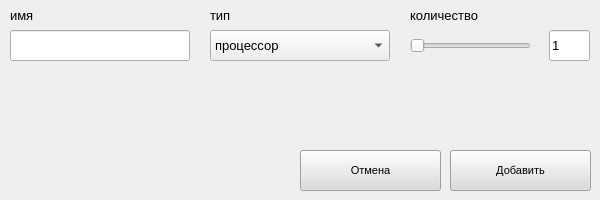
<?xml version="1.0" encoding="UTF-8"?>
<ui version="4.0">
 <class>addComponentWindow</class>
 <widget class="QMainWindow" name="addComponentWindow">
  <property name="geometry">
   <rect>
    <x>0</x>
    <y>0</y>
    <width>600</width>
    <height>200</height>
   </rect>
  </property>
  <property name="minimumSize">
   <size>
    <width>600</width>
    <height>200</height>
   </size>
  </property>
  <property name="maximumSize">
   <size>
    <width>600</width>
    <height>200</height>
   </size>
  </property>
  <property name="windowTitle">
   <string>Добавить комплектующие</string>
  </property>
  <property name="windowIcon">
   <iconset>
    <normaloff>../images/rikor_ico.ico</normaloff>../images/rikor_ico.ico</iconset>
  </property>
  <widget class="QWidget" name="centralwidget">
   <widget class="QLineEdit" name="nameLine">
    <property name="geometry">
     <rect>
      <x>10</x>
      <y>30</y>
      <width>180</width>
      <height>31</height>
     </rect>
    </property>
    <property name="font">
     <font>
      <family>Segoe UI</family>
      <pointsize>10</pointsize>
     </font>
    </property>
   </widget>
   <widget class="QComboBox" name="typeBox">
    <property name="geometry">
     <rect>
      <x>210</x>
      <y>30</y>
      <width>180</width>
      <height>31</height>
     </rect>
    </property>
    <property name="font">
     <font>
      <family>Segoe UI</family>
      <pointsize>10</pointsize>
     </font>
    </property>
    <property name="cursor">
     <cursorShape>OpenHandCursor</cursorShape>
    </property>
    <property name="editable">
     <bool>false</bool>
    </property>
    <property name="insertPolicy">
     <enum>QComboBox::InsertAtBottom</enum>
    </property>
    <item>
     <property name="text">
      <string>процессор</string>
     </property>
    </item>
    <item>
     <property name="text">
      <string>видеокарта</string>
     </property>
    </item>
    <item>
     <property name="text">
      <string>ОЗУ</string>
     </property>
    </item>
    <item>
     <property name="text">
      <string>хранилище</string>
     </property>
    </item>
   </widget>
   <widget class="QLineEdit" name="countLine">
    <property name="geometry">
     <rect>
      <x>549</x>
      <y>30</y>
      <width>41</width>
      <height>31</height>
     </rect>
    </property>
    <property name="font">
     <font>
      <family>Segoe UI</family>
      <pointsize>10</pointsize>
     </font>
    </property>
    <property name="text">
     <string>1</string>
    </property>
   </widget>
   <widget class="QSlider" name="countSlider">
    <property name="geometry">
     <rect>
      <x>410</x>
      <y>35</y>
      <width>121</width>
      <height>22</height>
     </rect>
    </property>
    <property name="cursor">
     <cursorShape>PointingHandCursor</cursorShape>
    </property>
    <property name="orientation">
     <enum>Qt::Horizontal</enum>
    </property>
   </widget>
   <widget class="QLabel" name="nameLabel">
    <property name="geometry">
     <rect>
      <x>10</x>
      <y>5</y>
      <width>181</width>
      <height>20</height>
     </rect>
    </property>
    <property name="font">
     <font>
      <family>Segoe UI</family>
      <pointsize>10</pointsize>
     </font>
    </property>
    <property name="text">
     <string>имя</string>
    </property>
    <property name="alignment">
     <set>Qt::AlignLeading|Qt::AlignLeft|Qt::AlignVCenter</set>
    </property>
   </widget>
   <widget class="QLabel" name="typeLabel">
    <property name="geometry">
     <rect>
      <x>210</x>
      <y>5</y>
      <width>181</width>
      <height>20</height>
     </rect>
    </property>
    <property name="font">
     <font>
      <family>Segoe UI</family>
      <pointsize>10</pointsize>
     </font>
    </property>
    <property name="text">
     <string>тип</string>
    </property>
    <property name="alignment">
     <set>Qt::AlignLeading|Qt::AlignLeft|Qt::AlignVCenter</set>
    </property>
   </widget>
   <widget class="QLabel" name="countLabel">
    <property name="geometry">
     <rect>
      <x>410</x>
      <y>5</y>
      <width>181</width>
      <height>20</height>
     </rect>
    </property>
    <property name="font">
     <font>
      <family>Segoe UI</family>
      <pointsize>10</pointsize>
     </font>
    </property>
    <property name="text">
     <string>количество</string>
    </property>
    <property name="alignment">
     <set>Qt::AlignLeading|Qt::AlignLeft|Qt::AlignVCenter</set>
    </property>
   </widget>
   <widget class="QLabel" name="bgImageLabel">
    <property name="geometry">
     <rect>
      <x>0</x>
      <y>0</y>
      <width>600</width>
      <height>200</height>
     </rect>
    </property>
    <property name="styleSheet">
     <string notr="true">background-image: url(:/image 600x200/main_bg_600x200.jpg);</string>
    </property>
    <property name="text">
     <string/>
    </property>
   </widget>
   <widget class="QPushButton" name="addButton">
    <property name="geometry">
     <rect>
      <x>450</x>
      <y>150</y>
      <width>141</width>
      <height>41</height>
     </rect>
    </property>
    <property name="font">
     <font>
      <family>MS Shell Dlg 2</family>
      <pointsize>8</pointsize>
     </font>
    </property>
    <property name="cursor">
     <cursorShape>PointingHandCursor</cursorShape>
    </property>
    <property name="styleSheet">
     <string notr="true">background-color: rgb(220, 220, 220);</string>
    </property>
    <property name="text">
     <string>Добавить</string>
    </property>
   </widget>
   <widget class="QPushButton" name="cancelButton">
    <property name="geometry">
     <rect>
      <x>300</x>
      <y>150</y>
      <width>141</width>
      <height>41</height>
     </rect>
    </property>
    <property name="font">
     <font>
      <family>MS Shell Dlg 2</family>
      <pointsize>8</pointsize>
     </font>
    </property>
    <property name="cursor">
     <cursorShape>PointingHandCursor</cursorShape>
    </property>
    <property name="styleSheet">
     <string notr="true">background-color: rgb(220, 220, 220);</string>
    </property>
    <property name="text">
     <string>Отмена</string>
    </property>
   </widget>
   <widget class="QLabel" name="logoLabel">
    <property name="geometry">
     <rect>
      <x>5</x>
      <y>95</y>
      <width>280</width>
      <height>100</height>
     </rect>
    </property>
    <property name="styleSheet">
     <string notr="true">background-image: url(:/logoImage/rikor_logo_280x100.png);</string>
    </property>
    <property name="text">
     <string/>
    </property>
   </widget>
   <zorder>bgImageLabel</zorder>
   <zorder>nameLine</zorder>
   <zorder>typeBox</zorder>
   <zorder>countLine</zorder>
   <zorder>countSlider</zorder>
   <zorder>nameLabel</zorder>
   <zorder>typeLabel</zorder>
   <zorder>countLabel</zorder>
   <zorder>addButton</zorder>
   <zorder>cancelButton</zorder>
   <zorder>logoLabel</zorder>
  </widget>
 </widget>
 <resources>
  <include location="../images/main_bg_600x200.qrc"/>
  <include location="../images/rikor_logo_280x100.qrc"/>
 </resources>
 <connections/>
</ui>
